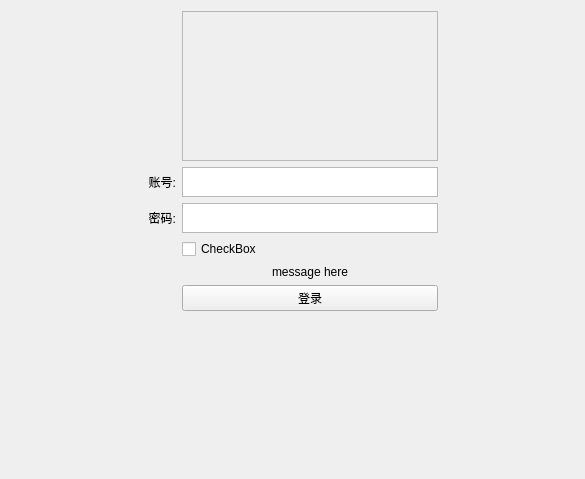
<?xml version="1.0" encoding="UTF-8"?>
<ui version="4.0">
 <class>login</class>
 <widget class="QWidget" name="login">
  <property name="geometry">
   <rect>
    <x>0</x>
    <y>0</y>
    <width>585</width>
    <height>479</height>
   </rect>
  </property>
  <property name="windowTitle">
   <string>Form</string>
  </property>
  <layout class="QGridLayout" name="gridLayout">
   <item row="2" column="1">
    <widget class="QLabel" name="login_pwd">
     <property name="maximumSize">
      <size>
       <width>150</width>
       <height>30</height>
      </size>
     </property>
     <property name="text">
      <string>密码:</string>
     </property>
     <property name="alignment">
      <set>Qt::AlignmentFlag::AlignRight|Qt::AlignmentFlag::AlignTrailing|Qt::AlignmentFlag::AlignVCenter</set>
     </property>
    </widget>
   </item>
   <item row="1" column="1">
    <widget class="QLabel" name="login_id">
     <property name="maximumSize">
      <size>
       <width>150</width>
       <height>30</height>
      </size>
     </property>
     <property name="text">
      <string>账号:</string>
     </property>
     <property name="alignment">
      <set>Qt::AlignmentFlag::AlignRight|Qt::AlignmentFlag::AlignTrailing|Qt::AlignmentFlag::AlignVCenter</set>
     </property>
    </widget>
   </item>
   <item row="4" column="2">
    <widget class="QLabel" name="login_message">
     <property name="sizeIncrement">
      <size>
       <width>0</width>
       <height>30</height>
      </size>
     </property>
     <property name="text">
      <string>message here</string>
     </property>
     <property name="alignment">
      <set>Qt::AlignmentFlag::AlignCenter</set>
     </property>
    </widget>
   </item>
   <item row="1" column="3">
    <spacer name="horizontalSpacer_2">
     <property name="orientation">
      <enum>Qt::Orientation::Horizontal</enum>
     </property>
     <property name="sizeHint" stdset="0">
      <size>
       <width>40</width>
       <height>20</height>
      </size>
     </property>
    </spacer>
   </item>
   <item row="5" column="2">
    <widget class="QPushButton" name="login_button">
     <property name="text">
      <string>登录</string>
     </property>
    </widget>
   </item>
   <item row="1" column="0">
    <spacer name="horizontalSpacer">
     <property name="orientation">
      <enum>Qt::Orientation::Horizontal</enum>
     </property>
     <property name="sizeHint" stdset="0">
      <size>
       <width>40</width>
       <height>20</height>
      </size>
     </property>
    </spacer>
   </item>
   <item row="1" column="2">
    <widget class="QTextEdit" name="login_idInput">
     <property name="maximumSize">
      <size>
       <width>300</width>
       <height>30</height>
      </size>
     </property>
    </widget>
   </item>
   <item row="3" column="2">
    <widget class="QCheckBox" name="login_accept">
     <property name="text">
      <string>CheckBox</string>
     </property>
    </widget>
   </item>
   <item row="0" column="2">
    <widget class="QFrame" name="frame">
     <property name="minimumSize">
      <size>
       <width>0</width>
       <height>150</height>
      </size>
     </property>
     <property name="frameShape">
      <enum>QFrame::Shape::StyledPanel</enum>
     </property>
     <property name="frameShadow">
      <enum>QFrame::Shadow::Raised</enum>
     </property>
    </widget>
   </item>
   <item row="2" column="2">
    <widget class="QTextEdit" name="login_pwdInput">
     <property name="maximumSize">
      <size>
       <width>300</width>
       <height>30</height>
      </size>
     </property>
    </widget>
   </item>
   <item row="6" column="2">
    <spacer name="verticalSpacer">
     <property name="orientation">
      <enum>Qt::Orientation::Vertical</enum>
     </property>
     <property name="sizeHint" stdset="0">
      <size>
       <width>20</width>
       <height>40</height>
      </size>
     </property>
    </spacer>
   </item>
  </layout>
 </widget>
 <resources/>
 <connections/>
</ui>
